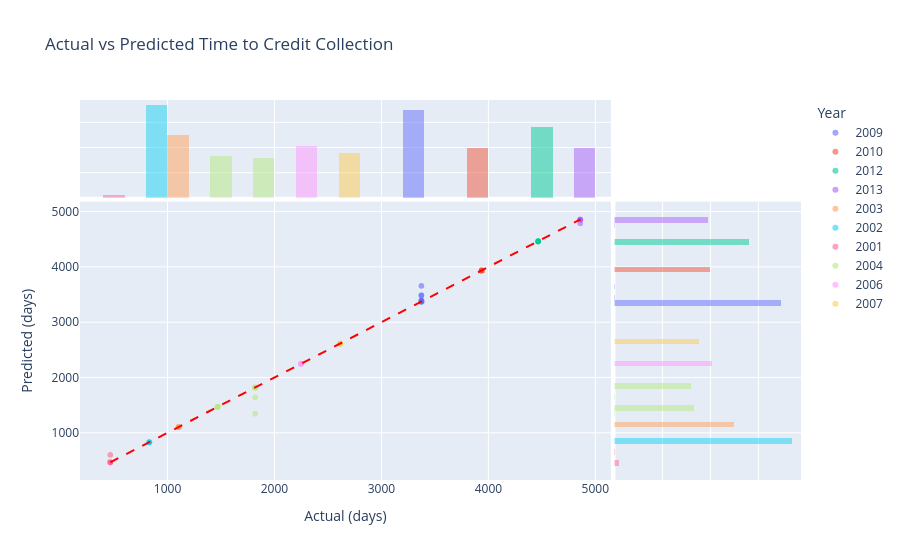

The notebook cell this image was saved under:
### Markdown cell above
### Prediction Quality

### Code cell
plot_df = pd.DataFrame({
    'Actual (days)': y_test.values,
    'Predicted (days)': y_pred_numeric
})

reference_date = pd.Timestamp('2000-01-01', tz='Europe/Rome')
plot_df['Year'] = (reference_date + pd.to_timedelta(plot_df['Actual (days)'], unit='D')).dt.year.astype(str)

fig = px.scatter(
    plot_df,
    x='Actual (days)',
    y='Predicted (days)',
    color='Year',
    marginal_x='histogram',
    marginal_y='histogram',
    title='Actual vs Predicted Time to Credit Collection',
    opacity=0.6
)
fig.add_shape(
    type='line',
    x0=plot_df['Actual (days)'].min(),
    y0=plot_df['Actual (days)'].min(),
    x1=plot_df['Actual (days)'].max(),
    y1=plot_df['Actual (days)'].max(),
    line=dict(color='red', dash='dash', width=2)
)
fig.show()

### Figure 1 — Plotly figure (JSON) as saved in the notebook; plotly's stock layout.template omitted (floating-point values rounded to 4 significant figures; data arrays with more than 128 entries replaced by an {"elided": "..."} marker saying what was removed)
{"data": [{"hovertemplate": "Year=2009<br>Actual (days)=%{x}<br>Predicted (days)=%{y}<extra></extra>", "legendgroup": "2009", "marker": {"color": "#636efa", "opacity": 0.6, "symbol": "circle"}, "mode": "markers", "name": "2009", "showlegend": true, "type": "scattergl", "x": {"elided": "1743 int values"}, "xaxis": "x", "y": {"elided": "1743 float values"}, "yaxis": "y"}, {"bingroup": "x", "hovertemplate": "Year=2009<br>Actual (days)=%{x}<br>count=%{y}<extra></extra>", "legendgroup": "2009", "marker": {"color": "#636efa"}, "name": "2009", "opacity": 0.5, "showlegend": false, "type": "histogram", "x": {"elided": "1743 int values"}, "xaxis": "x3", "yaxis": "y3"}, {"bingroup": "y", "hovertemplate": "Year=2009<br>Predicted (days)=%{y}<br>count=%{x}<extra></extra>", "legendgroup": "2009", "marker": {"color": "#636efa"}, "name": "2009", "opacity": 0.5, "showlegend": false, "type": "histogram", "xaxis": "x2", "y": {"elided": "1743 float values"}, "yaxis": "y2"}, {"hovertemplate": "Year=2010<br>Actual (days)=%{x}<br>Predicted (days)=%{y}<extra></extra>", "legendgroup": "2010", "marker": {"color": "#EF553B", "opacity": 0.6, "symbol": "circle"}, "mode": "markers", "name": "2010", "showlegend": true, "type": "scattergl", "x": {"elided": "992 int values"}, "xaxis": "x", "y": {"elided": "992 float values"}, "yaxis": "y"}, {"bingroup": "x", "hovertemplate": "Year=2010<br>Actual (days)=%{x}<br>count=%{y}<extra></extra>", "legendgroup": "2010", "marker": {"color": "#EF553B"}, "name": "2010", "opacity": 0.5, "showlegend": false, "type": "histogram", "x": {"elided": "992 int values"}, "xaxis": "x3", "yaxis": "y3"}, {"bingroup": "y", "hovertemplate": "Year=2010<br>Predicted (days)=%{y}<br>count=%{x}<extra></extra>", "legendgroup": "2010", "marker": {"color": "#EF553B"}, "name": "2010", "opacity": 0.5, "showlegend": false, "type": "histogram", "xaxis": "x2", "y": {"elided": "992 float values"}, "yaxis": "y2"}, {"hovertemplate": "Year=2012<br>Actual (days)=%{x}<br>Predicted (days)=%{y}<extra></extra>", "legendgroup": "2012", "marker": {"color": "#00cc96", "opacity": 0.6, "symbol": "circle"}, "mode": "markers", "name": "2012", "showlegend": true, "type": "scattergl", "x": {"elided": "1407 int values"}, "xaxis": "x", "y": {"elided": "1407 float values"}, "yaxis": "y"}, {"bingroup": "x", "hovertemplate": "Year=2012<br>Actual (days)=%{x}<br>count=%{y}<extra></extra>", "legendgroup": "2012", "marker": {"color": "#00cc96"}, "name": "2012", "opacity": 0.5, "showlegend": false, "type": "histogram", "x": {"elided": "1407 int values"}, "xaxis": "x3", "yaxis": "y3"}, {"bingroup": "y", "hovertemplate": "Year=2012<br>Predicted (days)=%{y}<br>count=%{x}<extra></extra>", "legendgroup": "2012", "marker": {"color": "#00cc96"}, "name": "2012", "opacity": 0.5, "showlegend": false, "type": "histogram", "xaxis": "x2", "y": {"elided": "1407 float values"}, "yaxis": "y2"}, {"hovertemplate": "Year=2013<br>Actual (days)=%{x}<br>Predicted (days)=%{y}<extra></extra>", "legendgroup": "2013", "marker": {"color": "#ab63fa", "opacity": 0.6, "symbol": "circle"}, "mode": "markers", "name": "2013", "showlegend": true, "type": "scattergl", "x": {"elided": "981 int values"}, "xaxis": "x", "y": {"elided": "981 float values"}, "yaxis": "y"}, {"bingroup": "x", "hovertemplate": "Year=2013<br>Actual (days)=%{x}<br>count=%{y}<extra></extra>", "legendgroup": "2013", "marker": {"color": "#ab63fa"}, "name": "2013", "opacity": 0.5, "showlegend": false, "type": "histogram", "x": {"elided": "981 int values"}, "xaxis": "x3", "yaxis": "y3"}, {"bingroup": "y", "hovertemplate": "Year=2013<br>Predicted (days)=%{y}<br>count=%{x}<extra></extra>", "legendgroup": "2013", "marker": {"color": "#ab63fa"}, "name": "2013", "opacity": 0.5, "showlegend": false, "type": "histogram", "xaxis": "x2", "y": {"elided": "981 float values"}, "yaxis": "y2"}, {"hovertemplate": "Year=2003<br>Actual (days)=%{x}<br>Predicted (days)=%{y}<extra></extra>", "legendgroup": "2003", "marker": {"color": "#FFA15A", "opacity": 0.6, "symbol": "circle"}, "mode": "markers", "name": "2003", "showlegend": true, "type": "scattergl", "x": {"elided": "1248 int values"}, "xaxis": "x", "y": {"elided": "1248 float values"}, "yaxis": "y"}, {"bingroup": "x", "hovertemplate": "Year=2003<br>Actual (days)=%{x}<br>count=%{y}<extra></extra>", "legendgroup": "2003", "marker": {"color": "#FFA15A"}, "name": "2003", "opacity": 0.5, "showlegend": false, "type": "histogram", "x": {"elided": "1248 int values"}, "xaxis": "x3", "yaxis": "y3"}, {"bingroup": "y", "hovertemplate": "Year=2003<br>Predicted (days)=%{y}<br>count=%{x}<extra></extra>", "legendgroup": "2003", "marker": {"color": "#FFA15A"}, "name": "2003", "opacity": 0.5, "showlegend": false, "type": "histogram", "xaxis": "x2", "y": {"elided": "1248 float values"}, "yaxis": "y2"}, {"hovertemplate": "Year=2002<br>Actual (days)=%{x}<br>Predicted (days)=%{y}<extra></extra>", "legendgroup": "2002", "marker": {"color": "#19d3f3", "opacity": 0.6, "symbol": "circle"}, "mode": "markers", "name": "2002", "showlegend": true, "type": "scattergl", "x": {"elided": "1847 int values"}, "xaxis": "x", "y": {"elided": "1847 float values"}, "yaxis": "y"}, {"bingroup": "x", "hovertemplate": "Year=2002<br>Actual (days)=%{x}<br>count=%{y}<extra></extra>", "legendgroup": "2002", "marker": {"color": "#19d3f3"}, "name": "2002", "opacity": 0.5, "showlegend": false, "type": "histogram", "x": {"elided": "1847 int values"}, "xaxis": "x3", "yaxis": "y3"}, {"bingroup": "y", "hovertemplate": "Year=2002<br>Predicted (days)=%{y}<br>count=%{x}<extra></extra>", "legendgroup": "2002", "marker": {"color": "#19d3f3"}, "name": "2002", "opacity": 0.5, "showlegend": false, "type": "histogram", "xaxis": "x2", "y": {"elided": "1847 float values"}, "yaxis": "y2"}, {"hovertemplate": "Year=2001<br>Actual (days)=%{x}<br>Predicted (days)=%{y}<extra></extra>", "legendgroup": "2001", "marker": {"color": "#FF6692", "opacity": 0.6, "symbol": "circle"}, "mode": "markers", "name": "2001", "showlegend": true, "type": "scattergl", "x": [465, 465, 465, 465, 465, 465, 465, 465, 465, 465, 465, 465, 465, 465, 465, 465, 465, 465, 465, 465, 465, 465, 465, 465, 465, 465, 465, 465, 465, 465, 465, 465, 465, 465, 465, 465, 465, 465, 465, 465, 465, 465, 465, 465, 465, 465, 465, 465, 465, 465, 465, 465, 465], "xaxis": "x", "y": [465.0, 465.0, 465.0, 465.0, 465.0, 465.0, 465.0, 465.0, 465.0, 465.0, 465.0, 465.0, 465.0, 465.0, 465.0, 465.0, 465.0, 465.0, 465.0, 600.5, 465.0, 465.0, 465.0, 465.0, 465.0, 465.0, 465.0, 465.0, 465.0, 465.0, 465.0, 465.0, 465.0, 465.0, 465.0, 465.0, 465.0, 465.0, 465.0, 465.0, 465.0, 465.0, 465.0, 465.0, 465.0, 465.0, 465.0, 465.0, 465.0, 465.0, 465.0, 465.0, 465.0], "yaxis": "y"}, {"bingroup": "x", "hovertemplate": "Year=2001<br>Actual (days)=%{x}<br>count=%{y}<extra></extra>", "legendgroup": "2001", "marker": {"color": "#FF6692"}, "name": "2001", "opacity": 0.5, "showlegend": false, "type": "histogram", "x": [465, 465, 465, 465, 465, 465, 465, 465, 465, 465, 465, 465, 465, 465, 465, 465, 465, 465, 465, 465, 465, 465, 465, 465, 465, 465, 465, 465, 465, 465, 465, 465, 465, 465, 465, 465, 465, 465, 465, 465, 465, 465, 465, 465, 465, 465, 465, 465, 465, 465, 465, 465, 465], "xaxis": "x3", "yaxis": "y3"}, {"bingroup": "y", "hovertemplate": "Year=2001<br>Predicted (days)=%{y}<br>count=%{x}<extra></extra>", "legendgroup": "2001", "marker": {"color": "#FF6692"}, "name": "2001", "opacity": 0.5, "showlegend": false, "type": "histogram", "xaxis": "x2", "y": [465.0, 465.0, 465.0, 465.0, 465.0, 465.0, 465.0, 465.0, 465.0, 465.0, 465.0, 465.0, 465.0, 465.0, 465.0, 465.0, 465.0, 465.0, 465.0, 600.5, 465.0, 465.0, 465.0, 465.0, 465.0, 465.0, 465.0, 465.0, 465.0, 465.0, 465.0, 465.0, 465.0, 465.0, 465.0, 465.0, 465.0, 465.0, 465.0, 465.0, 465.0, 465.0, 465.0, 465.0, 465.0, 465.0, 465.0, 465.0, 465.0, 465.0, 465.0, 465.0, 465.0], "yaxis": "y2"}, {"hovertemplate": "Year=2004<br>Actual (days)=%{x}<br>Predicted (days)=%{y}<extra></extra>", "legendgroup": "2004", "marker": {"color": "#B6E880", "opacity": 0.6, "symbol": "circle"}, "mode": "markers", "name": "2004", "showlegend": true, "type": "scattergl", "x": {"elided": "1632 int values"}, "xaxis": "x", "y": {"elided": "1632 float values"}, "yaxis": "y"}, {"bingroup": "x", "hovertemplate": "Year=2004<br>Actual (days)=%{x}<br>count=%{y}<extra></extra>", "legendgroup": "2004", "marker": {"color": "#B6E880"}, "name": "2004", "opacity": 0.5, "showlegend": false, "type": "histogram", "x": {"elided": "1632 int values"}, "xaxis": "x3", "yaxis": "y3"}, {"bingroup": "y", "hovertemplate": "Year=2004<br>Predicted (days)=%{y}<br>count=%{x}<extra></extra>", "legendgroup": "2004", "marker": {"color": "#B6E880"}, "name": "2004", "opacity": 0.5, "showlegend": false, "type": "histogram", "xaxis": "x2", "y": {"elided": "1632 float values"}, "yaxis": "y2"}, {"hovertemplate": "Year=2006<br>Actual (days)=%{x}<br>Predicted (days)=%{y}<extra></extra>", "legendgroup": "2006", "marker": {"color": "#FF97FF", "opacity": 0.6, "symbol": "circle"}, "mode": "markers", "name": "2006", "showlegend": true, "type": "scattergl", "x": {"elided": "1021 int values"}, "xaxis": "x", "y": {"elided": "1021 float values"}, "yaxis": "y"}, {"bingroup": "x", "hovertemplate": "Year=2006<br>Actual (days)=%{x}<br>count=%{y}<extra></extra>", "legendgroup": "2006", "marker": {"color": "#FF97FF"}, "name": "2006", "opacity": 0.5, "showlegend": false, "type": "histogram", "x": {"elided": "1021 int values"}, "xaxis": "x3", "yaxis": "y3"}, {"bingroup": "y", "hovertemplate": "Year=2006<br>Predicted (days)=%{y}<br>count=%{x}<extra></extra>", "legendgroup": "2006", "marker": {"color": "#FF97FF"}, "name": "2006", "opacity": 0.5, "showlegend": false, "type": "histogram", "xaxis": "x2", "y": {"elided": "1021 float values"}, "yaxis": "y2"}, {"hovertemplate": "Year=2007<br>Actual (days)=%{x}<br>Predicted (days)=%{y}<extra></extra>", "legendgroup": "2007", "marker": {"color": "#FECB52", "opacity": 0.6, "symbol": "circle"}, "mode": "markers", "name": "2007", "showlegend": true, "type": "scattergl", "x": {"elided": "884 int values"}, "xaxis": "x", "y": {"elided": "884 float values"}, "yaxis": "y"}, {"bingroup": "x", "hovertemplate": "Year=2007<br>Actual (days)=%{x}<br>count=%{y}<extra></extra>", "legendgroup": "2007", "marker": {"color": "#FECB52"}, "name": "2007", "opacity": 0.5, "showlegend": false, "type": "histogram", "x": {"elided": "884 int values"}, "xaxis": "x3", "yaxis": "y3"}, {"bingroup": "y", "hovertemplate": "Year=2007<br>Predicted (days)=%{y}<br>count=%{x}<extra></extra>", "legendgroup": "2007", "marker": {"color": "#FECB52"}, "name": "2007", "opacity": 0.5, "showlegend": false, "type": "histogram", "xaxis": "x2", "y": {"elided": "884 float values"}, "yaxis": "y2"}], "layout": {"barmode": "overlay", "legend": {"title": {"text": "Year"}, "tracegroupgap": 0}, "shapes": [{"line": {"color": "red", "dash": "dash", "width": 2}, "type": "line", "x0": 465, "x1": 4862, "y0": 465, "y1": 4862}], "title": {"text": "Actual vs Predicted Time to Credit Collection"}, "xaxis": {"anchor": "y", "domain": [0, 0.7363], "title": {"text": "Actual (days)"}}, "xaxis2": {"anchor": "y2", "domain": [0.7413, 1], "matches": "x2", "showgrid": true, "showline": false, "showticklabels": false, "ticks": ""}, "xaxis3": {"anchor": "y3", "domain": [0, 0.7363], "matches": "x", "showgrid": true, "showticklabels": false}, "xaxis4": {"anchor": "y4", "domain": [0.7413, 1], "matches": "x2", "showgrid": true, "showline": false, "showticklabels": false, "ticks": ""}, "yaxis": {"anchor": "x", "domain": [0, 0.7326], "title": {"text": "Predicted (days)"}}, "yaxis2": {"anchor": "x2", "domain": [0, 0.7326], "matches": "y", "showgrid": true, "showticklabels": false}, "yaxis3": {"anchor": "x3", "domain": [0.7426, 1], "matches": "y3", "showgrid": true, "showline": false, "showticklabels": false, "ticks": ""}, "yaxis4": {"anchor": "x4", "domain": [0.7426, 1], "matches": "y3", "showgrid": true, "showline": false, "showticklabels": false, "ticks": ""}}}
